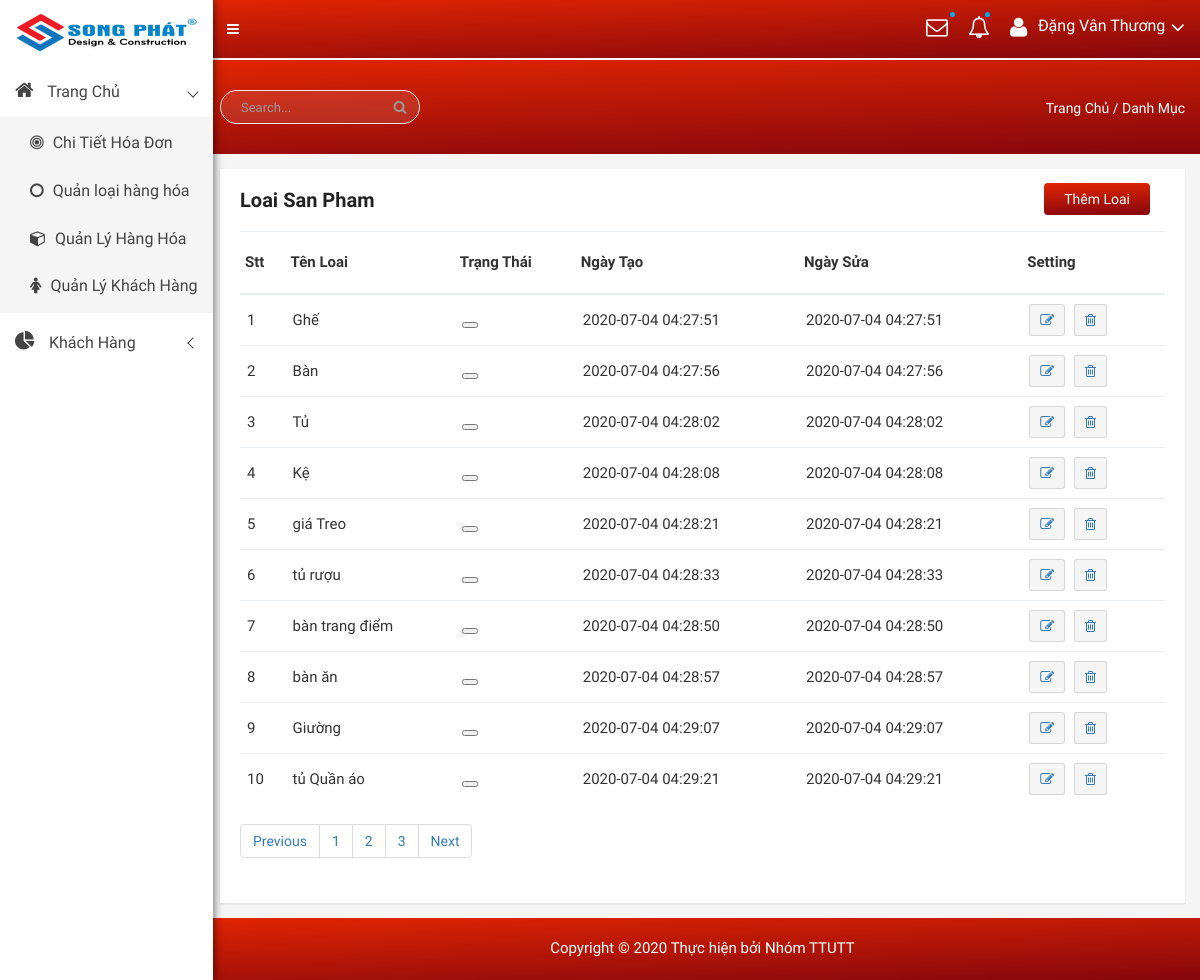
The page /admin/modules/category/index.php on the database its author committed.
### tables this page shows
CREATE TABLE `category` (
  `id` int(11) NOT NULL,
  `name` varchar(100) DEFAULT NULL,
  `home` tinyint(100) DEFAULT 0,
  `status` tinyint(4) DEFAULT 0,
  `created_at` timestamp NOT NULL DEFAULT current_timestamp(),
  `updated` timestamp NOT NULL DEFAULT current_timestamp() ON UPDATE current_timestamp()
);

### libraries/Database.php (called while the page is built, shortened)
<?php
class DataProvider
{
	public static function ExecuteQuery($sql)
	{
		try{
			$connection = mysqli_connect("localhost","root","", "giuaki");
			mysqli_query($connection, "set names 'utf8'");
			$result = mysqli_query($connection, $sql);
			return $result;
		}catch(Exception $ex)
		{
			return null;
		}
	}
}
?>

### admin/modules/category/index.php (the view, shortened to what this page needs)
<?php require_once __DIR__ . "/../../layouts/header.php" ?>
<div class="product-status mg-tb-15">
   <div class="container-fluid">
      <div class="row">
         <div class="col-lg-12 col-md-12 col-sm-12 col-xs-12">
            <div class="product-status-wrap">
               <h4>Loai San Pham</h4>
               <div class="add-product">
                  <a href="add.php">Thêm Loai</a>
               </div>
               <table>
                  <tr>
                     <th>Stt</th>
                     <th>Tên Loai</th>
                     <th>Trạng Thái</th>
                     <th>Ngày Tạo</th>
                     <th>Ngày Sửa</th>
                     <th>Setting</th>
                  </tr>
                  <?php
                  try {
                     $sql = "SELECT id, name, home, status, created_at,updated FROM `category`";
                     $result = DataProvider::ExecuteQuery($sql);
                     $stt = 0;
                     while ($row = mysqli_fetch_array($result)) {
                        $stt++;
                        $chuoi = <<< EOD
                             <tr>
                             <td>$stt</td>
                             <td> {$row['name']} </td>
                             <td>
                                 <button class={"pd-setting"} ></button>
                             </td>
                             <td>{$row['created_at']}</td>
                             <td>{$row['updated']}</td>
                             <td>
                                 <a href="edit.php?id= {$row['id']} "> <button data-toggle="tooltip" title="Edit" class="pd-setting-ed"><i class="fa fa-pencil-square-o" aria-hidden="true"></i></button></a>
                                 <a href="delete.php?id= {$row['id']} "> <button data-toggle="tooltip" title="Trash" class="pd-setting-ed"><i class="fa fa-trash-o" aria-hidden="true"> </i> </button> </a>
                             </td>
                         </tr>
                         EOD;
                        echo $chuoi;
                     }
                  } catch (Exception $ex) {
                     echo "Không thể mở CSDL";
                  }
                  ?>
               </table>
               <div class="custom-pagination">
                  <nav aria-label="Page navigation example">
                     <ul class="pagination">
                        <li class="page-item"><a class="page-link" href="#">Previous</a></li>
                        <li class="page-item"><a class="page-link" href="#">1</a></li>
                        <li class="page-item"><a class="page-link" href="#">2</a></li>
                        <li class="page-item"><a class="page-link" href="#">3</a></li>
                        <li class="page-item"><a class="page-link" href="#">Next</a></li>
                     </ul>
                  </nav>
               </div>
            </div>
         </div>
      </div>
   </div>
</div>
<?php require_once __DIR__ . "/../../layouts/footer.php" ?>

### public/admin/css/main.css (style rules this page uses)
html { color: #222; font-size: 1em; line-height: 1.4; }

### public/admin/style.css (style rules this page uses)
html, body { height: 100%; font-family: 'Play', sans-serif;font-weight:400;background:#f5f5f5; }
h1, h2, h3, h4, h5, h6 { margin: 0 0 10px; font-weight:700; }
a { transition: all 0.3s ease 0s;text-decoration:none; }
a:visited, a:link, a:active { text-decoration: none; }
ul { list-style: outside none none; margin: 0; padding: 0 }
.mg-tb-15 { margin:15px 0px; }
.product-sales-chart, .analytics-info-cs, .tranffic-als-inner, .analytics-rounded, .single-new-trend, .personal-info-wrap, .author-widgets-single, .calender-inner, .product-status-wrap, .review-tab-pro-inner, .income-dashone-total, .analytics-adminpro-wrap, .analytics-sparkle-line, .analysis-progrebar, .sparkline8-list, .sparkline9-list, .sparkline7-list, .sparkline10-list, .sparkline12-list, .sparkline13-list, .sparkline14-list, .sparkline13-list, .sparkline11-list, .x-editable-list, .code-editor-single, .blog-details-inner, .charts-single-pro, .about-sparkline, .sparkline-list, .button-ad-wrap, .tab-content-details, .sparkline16-list, .sparkline15-list, .tinymce-single { padding:20px; background:#fff; -webkit-box-shadow: 0px 1px 2px 0px rgba(0, 0, 0, 0.1); box-shadow: 0px 1px 2px 0px rgba(0, 0, 0, 0.1); }
.add-product a { float: right; position: absolute; top: 14px; right: 50px; background: -webkit-linear-gradient(178deg, #e12503 0%, #85060c 100%); background: linear-gradient(178deg, #e12503 0%, #85060c 100%); padding: 6px 20px; color: #fff; border-radius: 4px; }
.product-status-wrap h4 { font-size: 20px; color: #222; margin-bottom: 20px; }
.product-status-wrap table { width: 100%; }
.product-status-wrap table th { padding: 20px 5px; vertical-align: top; border-top: 1px solid #e9ecef; }
.product-status-wrap table th { vertical-align: bottom; border-bottom: 2px solid #e9ecef; }
.product-status-wrap th, .product-status-wrap td { padding: 10px; text-align: left; font-size: 15px; }
.product-status-wrap table td { padding: 9px 7px; border-top: 1px solid #e9ecef; }
.sales-report-stn-his button.product-btn-history, button.pd-setting-ed { padding: 5px 10px; font-size: 14px; border-radius: 3px; border: 1px solid rgba(0,0,0,.12); background: #f5f5f5; }
button.pd-setting-ed { display: inline-block; margin-right: 5px; }

### rows shown on the page
category: name "Ghế", created_at "2020-07-04 04:27:51", updated "2020-07-04 04:27:51"
category: name "Bàn", created_at "2020-07-04 04:27:56", updated "2020-07-04 04:27:56"
category: name "Tủ", created_at "2020-07-04 04:28:02", updated "2020-07-04 04:28:02"
category: name "Kệ", created_at "2020-07-04 04:28:08", updated "2020-07-04 04:28:08"
category: name "giá Treo", created_at "2020-07-04 04:28:21", updated "2020-07-04 04:28:21"
category: name "tủ rượu", created_at "2020-07-04 04:28:33", updated "2020-07-04 04:28:33"
category: name "bàn trang điểm", created_at "2020-07-04 04:28:50", updated "2020-07-04 04:28:50"
category: name "bàn ăn", created_at "2020-07-04 04:28:57", updated "2020-07-04 04:28:57"
category: name "Giường", created_at "2020-07-04 04:29:07", updated "2020-07-04 04:29:07"
category: name "tủ Quần áo", created_at "2020-07-04 04:29:21", updated "2020-07-04 04:29:21"
